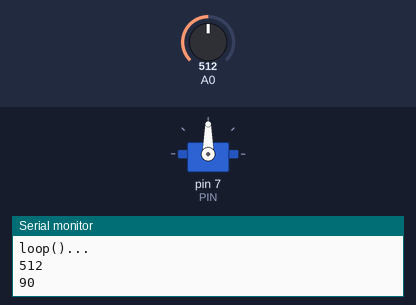
Bench run of a sketch on a simulated Arduino Uno, built with avr-gcc and run on an emulated ATmega328P. On the bench: servo, the last lines printed to the serial monitor. The inputs (shaded band) are chosen by the test bench; at power-on: A0 = 512.

Above: at 1.2 s.
1.3 s: A0 set to 716
At 2.2 s:
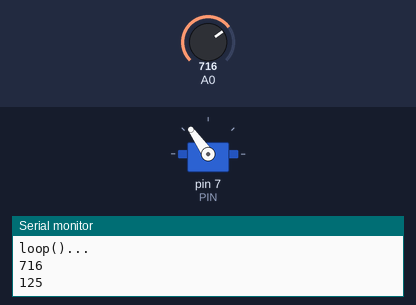
2.8 s: A0 set to 900
At 3.8 s:
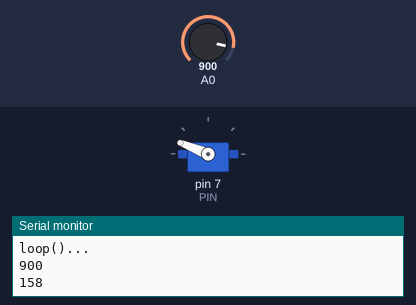
4.3 s: A0 set to 1023
At 5.3 s:
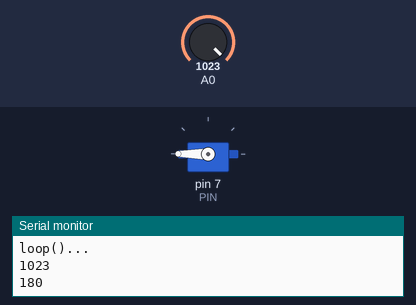
5.8 s: A0 set to 306
At 6.9 s:
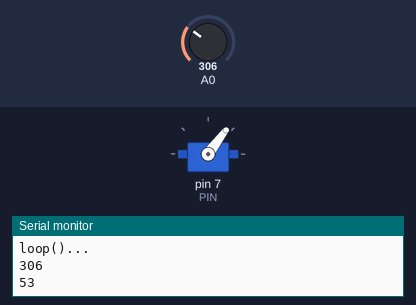
7.3 s: A0 set to 122
At 8.4 s:
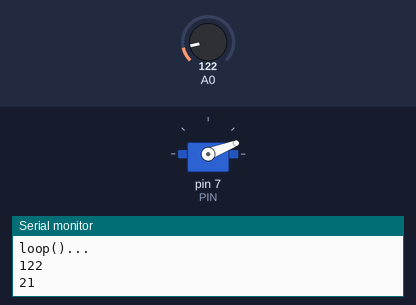
8.8 s: A0 set to 0
At 9.9 s:
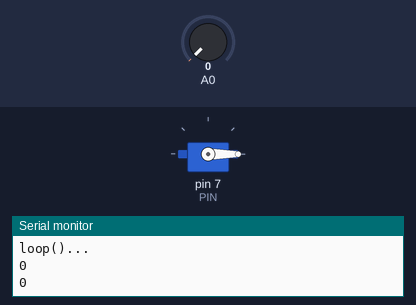
Timing chart, 0 to 11.3 s (numbered marks = the images above; inputs shaded):
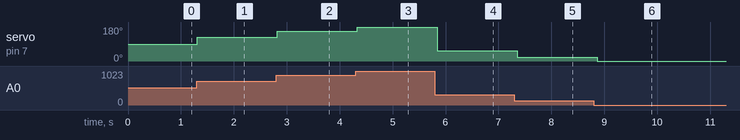

Measured:
- after the input at 1.3 s, servo on pin 7 (PIN): 90° → 125° at once
- after the input at 2.8 s, servo on pin 7 (PIN): 125° → 158° at once
- after the input at 4.3 s, servo on pin 7 (PIN): 158° → 180° at once
- after the input at 5.8 s, servo on pin 7 (PIN): 180° → 53° at once
- after the input at 7.3 s, servo on pin 7 (PIN): 53° → 21° after 0.05 s
- after the input at 8.8 s, servo on pin 7 (PIN): 21° → 0° after 0.06 s

The sketch:

test10ServoMoter.ino
```cpp
#include <Servo.h>
#define PIN 7

int reg = 0;
Servo servo;

void setup() {
  // put your setup code here, to run once:
  Serial.begin(9600);
  Serial.println("setup()...");

  servo.attach(PIN);
}

void loop() {
  // put your main code here, to run repeatedly:
  Serial.println("loop()...");
  reg = analogRead(A0);
  Serial.println(reg); // 0~1023
  Serial.println(map(reg,0,1023,0,180));
  servo.write(map(reg,0,1023,0,180)); //0~180도
  delay(100);
  //servo.write(0);
  //delay(1000);
}
```
